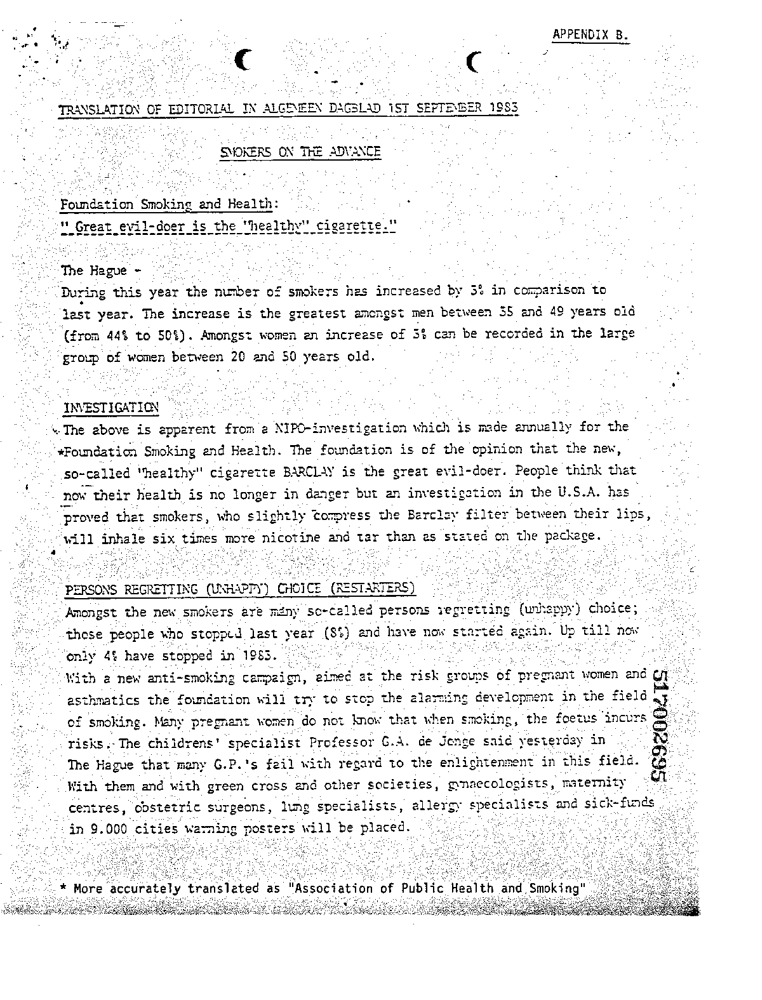
#> input picture data/0000009966.tif, 762 x 1000 px
$ python -i fragment_extractor.py   (imports and definitions only)
#> lines starting #> are read from the running program, lines starting #| are printed output that depends on the picture; after the words box and inside, x2 and y2 are one past the last pixel; in counts of white or black regions, pixels touching at a corner belong together
import cv2
import numpy as np
from models import ImageFragment, EdgePixelAttributionOption, ExtractionMethod
from .image_splitter import split_image

def get_fragment_contours(
    original_image: np.ndarray,
    method: str = ExtractionMethod.FLOOD_FILL.value,
    min_fragment_area: int = 100,
    tolerance: int = 10,
    closing_kernel_size: int = 21
) -> tuple[np.ndarray, np.ndarray]:
    """
    Extracts fragments' contours using the selected method and creates contour masks.

    Args:
        original_image (np.ndarray): Image with fragments to find.
        method (str): Name of the selected extraction method.
        min_fragment_area (int): Minimal area of the fragments on the image in pixels.
        tolerance (int): Maximum color difference allowed when flooding the background (used only in FLOOD_FILL method).
        closing_kernel_size (int): Size of the structural element used for morphological closing to fill gaps (used only in OTSU method).

    Returns:
        tuple[np.ndarray, np.ndarray]: A tuple containing two masks:
            - fragments_mask (np.ndarray): Binary mask matrix where 1 represents a fragment
              and 0 represents the background.
            - contour_mask (np.ndarray): Binary mask matrix where 1 represents the fragments'
              contours and 0 represents the space inside or outside of the fragments.
    """

    if method == ExtractionMethod.FLOOD_FILL.value:
        foreground = flood_fill_foreground(original_image, tolerance)
    elif method == ExtractionMethod.OTSU.value:
        foreground = otsu_foreground(original_image, closing_kernel_size)
    else:
        raise ValueError(f"Unknown extraction method: {method}")

    height, width = original_image.shape[:2]
    fragments_mask = np.zeros((height, width), dtype=np.uint8)
    contour_mask = np.zeros((height, width), dtype=np.uint8)

    contours, _ = cv2.findContours(foreground, cv2.RETR_EXTERNAL, cv2.CHAIN_APPROX_SIMPLE)
    contours = [c for c in contours if cv2.contourArea(c) >= min_fragment_area]

    cv2.drawContours(fragments_mask, contours, -1, 1, cv2.FILLED)
    cv2.drawContours(contour_mask, contours, -1, 1, 1)

    return fragments_mask, contour_mask

def flood_fill_foreground(original_image: np.ndarray, tolerance: int = 10) -> np.ndarray:
    """
    Floods the image's background to find the fragments' contours.

    Args:
        original_image (np.ndarray): Image with fragments to find.
        tolerance (int): Maximum color difference allowed when flooding the background.

    Returns:
        np.ndarray: Binary mask of the foreground where 1 represents the fragments and 0 represents the background.
    """

    if original_image.ndim == 2:
        pixels = np.ascontiguousarray(original_image)
    else:
        pixels = np.ascontiguousarray(original_image[..., :3])

    bg_colour = border_median_colour(pixels)
    framed = cv2.copyMakeBorder(pixels, 1, 1, 1, 1, cv2.BORDER_CONSTANT, value=bg_colour)

    height, width = framed.shape[:2]
    flood_mask = np.zeros((height + 2, width + 2), dtype=np.uint8)
    flags = 4 | cv2.FLOODFILL_MASK_ONLY | cv2.FLOODFILL_FIXED_RANGE | (1 << 8)
    diff = (tolerance,) * 3
    cv2.floodFill(framed, flood_mask, (0, 0), 0, diff, diff, flags)

    background = flood_mask[2:-2, 2:-2]
    return (background == 0).astype(np.uint8)

# [46 lines left out: functions otsu_foreground, extract_fragments, not called in this run]

def border_median_colour(image: np.ndarray) -> list[int]:
    """
    Calculates the median color of the pixels located exactly on the outer edges of the image.

    Args:
        image (np.ndarray): The image array to analyze.

    Returns:
        list[int]: A list representing the median color values across all color channels.
    """

    pixels = image.reshape(image.shape[0], image.shape[1], -1)
    border = np.concatenate([pixels[0], pixels[-1], pixels[:, 0], pixels[:, -1]])
    return [int(v) for v in np.median(border, axis=0)]

# [16 lines left out: function to_grayscale, not called in this run]

>>> import cv2
>>> picture = cv2.imread('../../data/0000009966.tif')
#> picture is the input picture: shape (1000, 762, 3); min 0, max 255, mean 239.2
>>> result = get_fragment_contours(picture)
#> in flood_fill_foreground, `bg_colour = border_median_colour(pixels)`: bg_colour = [255, 255, 255]
#> in flood_fill_foreground, `framed = cv2.copyMakeBorder(pixels, 1, 1, 1, 1, cv2.BORDER_CONSTANT, v..`:
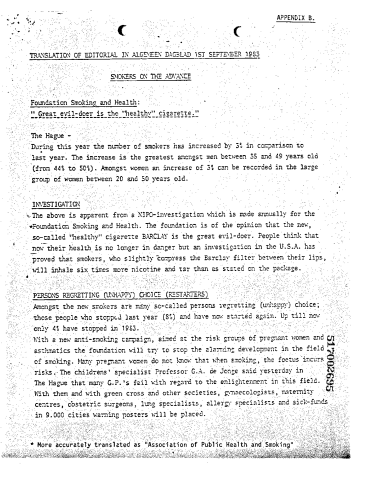
#> framed: shape (1002, 764, 3) (shown at 1/2 size); min 0, max 255, mean 239.3
#> in get_fragment_contours, `foreground = flood_fill_foreground(original_image, tolerance)`:
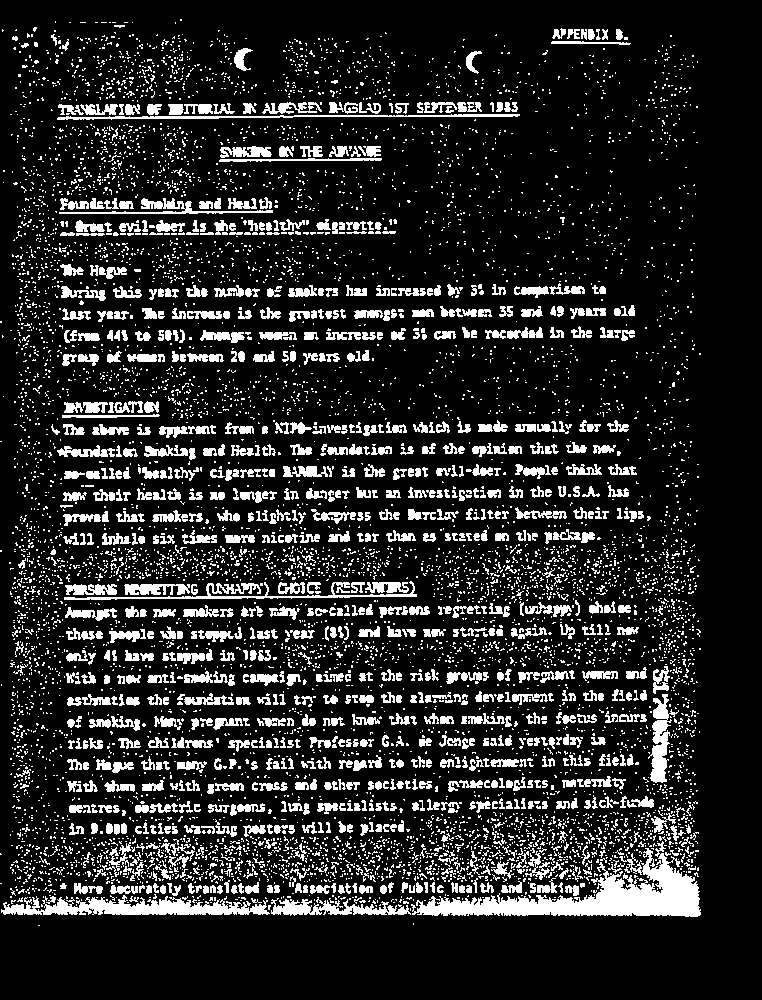
#> foreground: shape (1000, 762); values 0 (black) and 1 (white), 15.3% white; 7648 white regions (6672 under 20 px)
#> in get_fragment_contours, `contours, _ = cv2.findContours(foreground, cv2.RETR_EXTERNAL, cv2.CHAI..`: contours = 7648 contours, 6896 with area under 20; largest, box (x1, y1, x2, y2) and area: (411, 841, 701, 917) 6588, (1, 895, 270, 915) 2506, (648, 694, 679, 783) 1006, (271, 897, 411, 916) 966, (64, 581, 417, 600) 864
#> in get_fragment_contours, `contours = [c for c in contours if cv2.contourArea(c) >= min_fragment_..`: contours = 135 contours; largest, box (x1, y1, x2, y2) and area: (411, 841, 701, 917) 6588, (1, 895, 270, 915) 2506, (648, 694, 679, 783) 1006, (271, 897, 411, 916) 966, (64, 581, 417, 600) 864
#> in get_fragment_contours, `cv2.drawContours(fragments_mask, contours, -1, 1, cv2.FILLED)`:
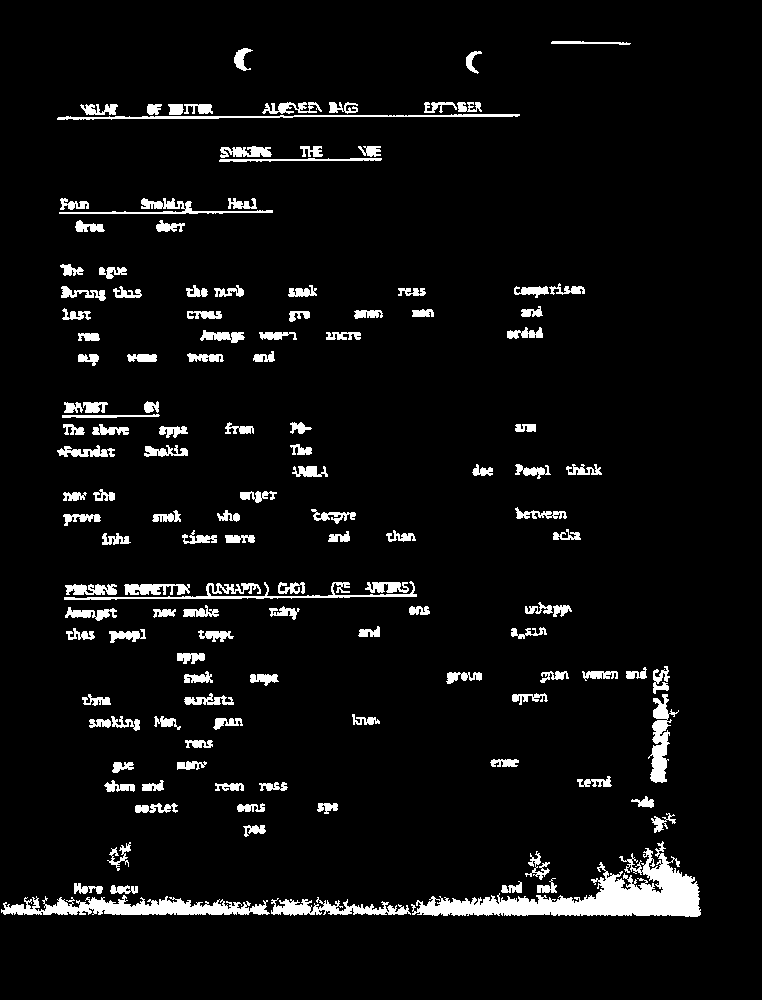
#> fragments_mask: shape (1000, 762); values 0 (black) and 1 (white), 5.6% white; 135 white regions, largest, box (x1, y1, x2, y2) and area: (411, 841, 701, 917) 7457, (1, 895, 270, 915) 3061, (64, 581, 417, 600) 1425
#> in get_fragment_contours, `cv2.drawContours(contour_mask, contours, -1, 1, 1)`:
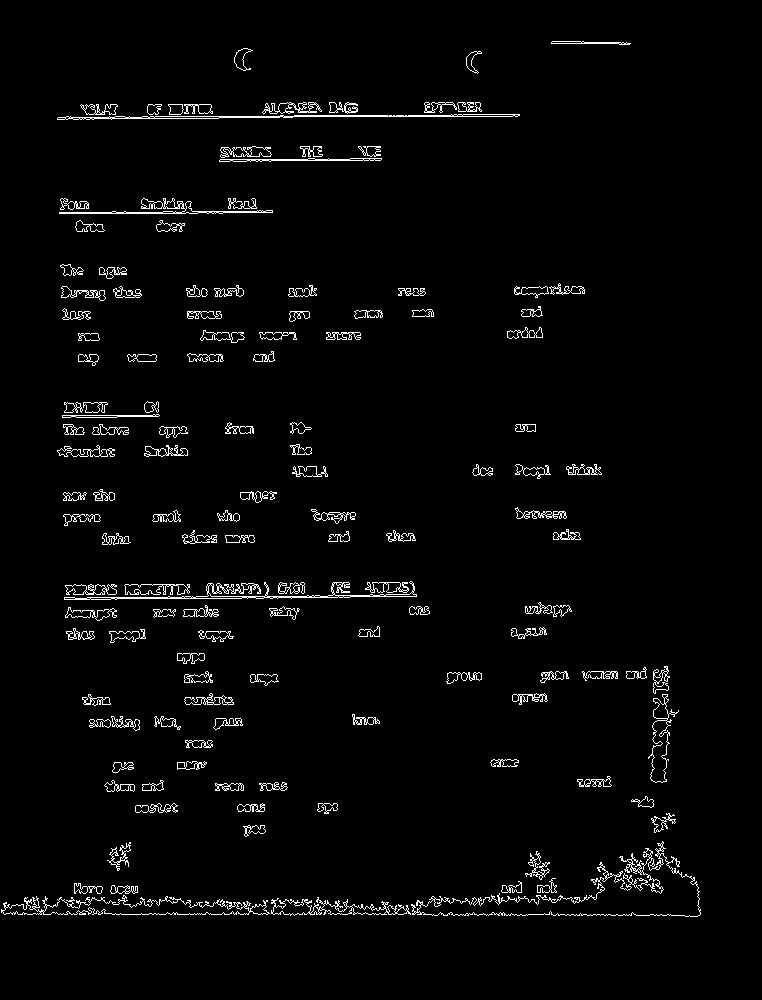
#> contour_mask: shape (1000, 762); values 0 (black) and 1 (white), 2.7% white in thin lines or dots, all inside (x1, y1, x2, y2) = (1, 41, 701, 917)
